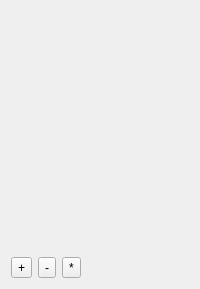
                      <widget class="QWidget" name="widget_2" native="true">
                       <layout class="QVBoxLayout" name="verticalLayout_7">
                        <item>
                         <widget class="QLabel" name="label_PixLogo_2">
                          <property name="minimumSize">
                           <size>
                            <width>150</width>
                            <height>200</height>
                           </size>
                          </property>
                          <property name="maximumSize">
                           <size>
                            <width>150</width>
                            <height>200</height>
                           </size>
                          </property>
                          <property name="autoFillBackground">
                           <bool>false</bool>
                          </property>
                          <property name="text">
                           <string/>
                          </property>
                          <property name="pixmap">
                           <pixmap>../starfab_v.png</pixmap>
                          </property>
                          <property name="scaledContents">
                           <bool>true</bool>
                          </property>
                          <property name="alignment">
                           <set>Qt::AlignCenter</set>
                          </property>
                         </widget>
                        </item>
                        <item>
                         <spacer name="verticalSpacer_2">
                          <property name="orientation">
                           <enum>Qt::Vertical</enum>
                          </property>
                          <property name="sizeHint" stdset="0">
                           <size>
                            <width>20</width>
                            <height>40</height>
                           </size>
                          </property>
                         </spacer>
                        </item>
                        <item>
                         <layout class="QHBoxLayout" name="horizontalLayout_12">
                          <item>
                           <widget class="QToolButton" name="toolButton_4">
                            <property name="text">
                             <string>+</string>
                            </property>
                           </widget>
                          </item>
                          <item>
                           <widget class="QToolButton" name="toolButton_5">
                            <property name="text">
                             <string>-</string>
                            </property>
                           </widget>
                          </item>
                          <item>
                           <widget class="QToolButton" name="toolButton_6">
                            <property name="text">
                             <string>*</string>
                            </property>
                           </widget>
                          </item>
                          <item>
                           <spacer name="horizontalSpacer_2">
                            <property name="orientation">
                             <enum>Qt::Horizontal</enum>
                            </property>
                            <property name="sizeHint" stdset="0">
                             <size>
                              <width>40</width>
                              <height>20</height>
                             </size>
                            </property>
                           </spacer>
                          </item>
                         </layout>
                        </item>
                       </layout>
                      </widget>
